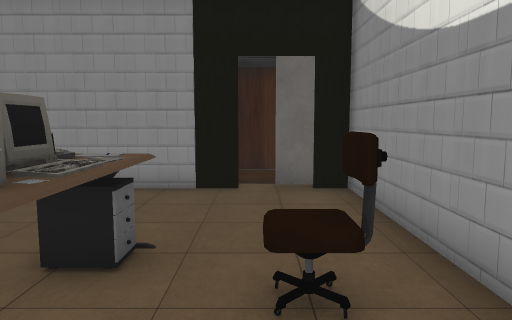
view 1 (above)

14 first-person views from a walk through a 3-D level made in the Unity game engine. The camera is 1.5 m above the floor, tilts 6° down and sees 70° across. The floor is counted in squares, 1 m on a side. Each view is taken from the middle of a square. On the plan, view 1 faces up. The plan holds only what a view shows up to about 16 squares ahead; the rest is blank. The place goes on beyond the plan. The player is left out. Some animated figures are not drawn. Door leaves are left out, so doorways stand open.

view 2
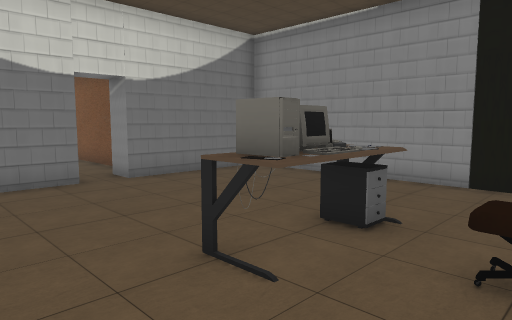

view 3
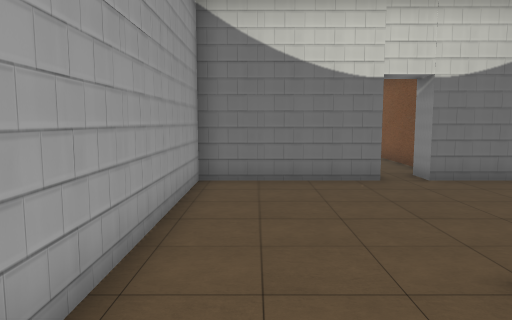

view 4
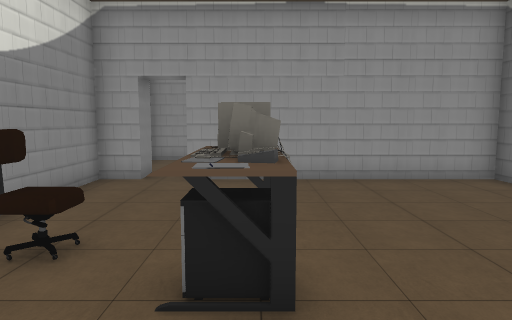

view 5
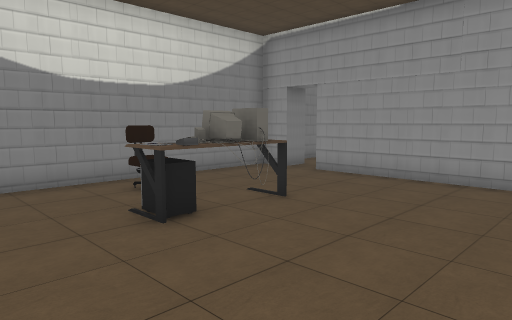

view 6
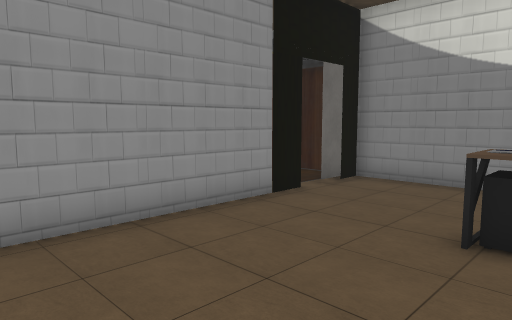

view 7
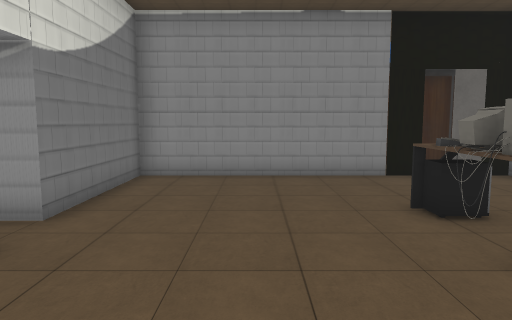

view 8
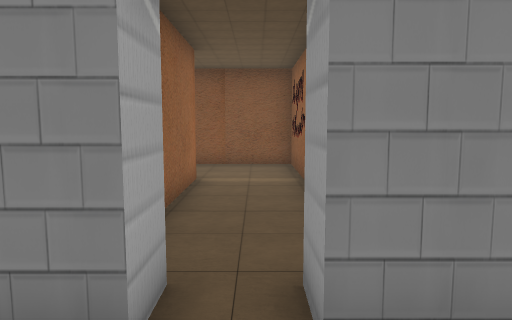

view 9
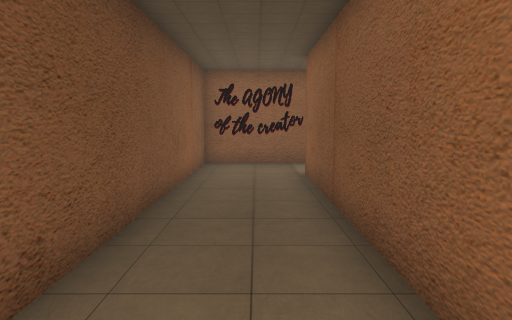

view 10
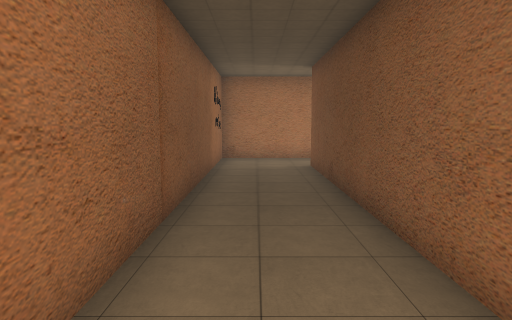

view 11
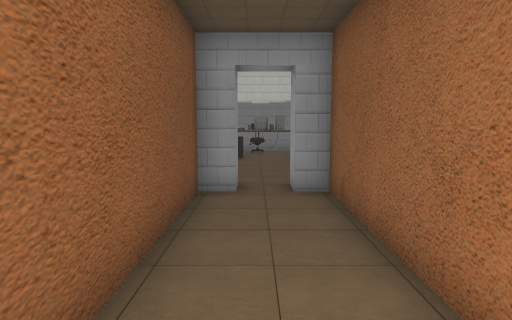

view 12
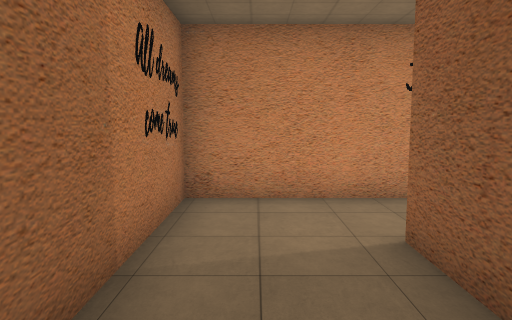

view 13
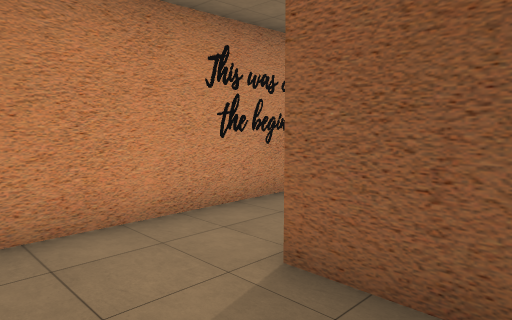

view 14
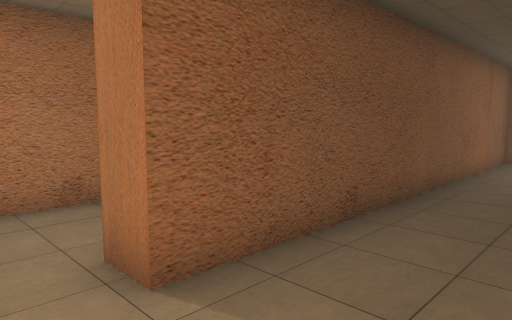

### Floor plan
Points are (right, up) in squares from view 1. A wall is a line through its corners. A room is listed if a view was taken in it or the views show most of it. See-through windows are left out.
Room 1 (views 1, 2, 3, 4, 5, 6, 7, 8)
walls: (-2.3, 3) (-1.8, 3); (-2.3, 3.6) (-1.7, 3.5) (-1.7, 2.7) (-2.3, 2.7) (-2.3, 3.1) (-1.6, 3.1); (-1.9, 2.5) (-1.9, 3.1); (-1.7, 2.5) (-2.3, 2.6); (-8.2, 2.2) (-8.2, -2.5) (-0.1, -2.5); (-0.4, 8.2) (-8.2, 8.2) (-8.2, 3.4); (1, -2.5) (2.1, -2.5) (2.1, 8.2) (0.4, 8.2)
ways out: open door at (-8, 3) to room 2; open door at (0, 8); open door at (0.5, -2.5)
objects: other object (-2, 2) to (-1, 2); other object (-2, 4) to (-1, 4); other object (-1, 3); other object (0, 3) to (1, 3)
Room 2 (views 9, 10, 11, 12, 13, 14)
walls: (-8.2, 3.4) (-9.2, 3.4) (-9.2, 4.2) (-18.9, 4.2) (-18.9, -9.5) (-19.9, -9.5); (-20.5, -12.1) (-15.6, -12.1) (-15.6, 1.4) (-9.2, 1.4) (-9.2, 2.2) (-8.2, 2.2)
ways out: open door at (-8, 3) to room 1; opening at (-19.5, -10.5)

Positions as (right, up) in squares from view 1, and headings:
1: (0, 0), facing up
2: (1, -1), facing up-left
3: (1, -1), facing left
4: (-2, 7), facing down
5: (-7, 7), facing down-right
6: (-7, 3), facing up-right
7: (-5, -2), facing up
8: (-6, 3), facing left
9: (-17, -9), facing up
10: (-17, 3), facing down
11: (-17, 3), facing right
12: (-17, -5), facing down
13: (-16, -7), facing down-left
14: (-16, -11), facing up-left
